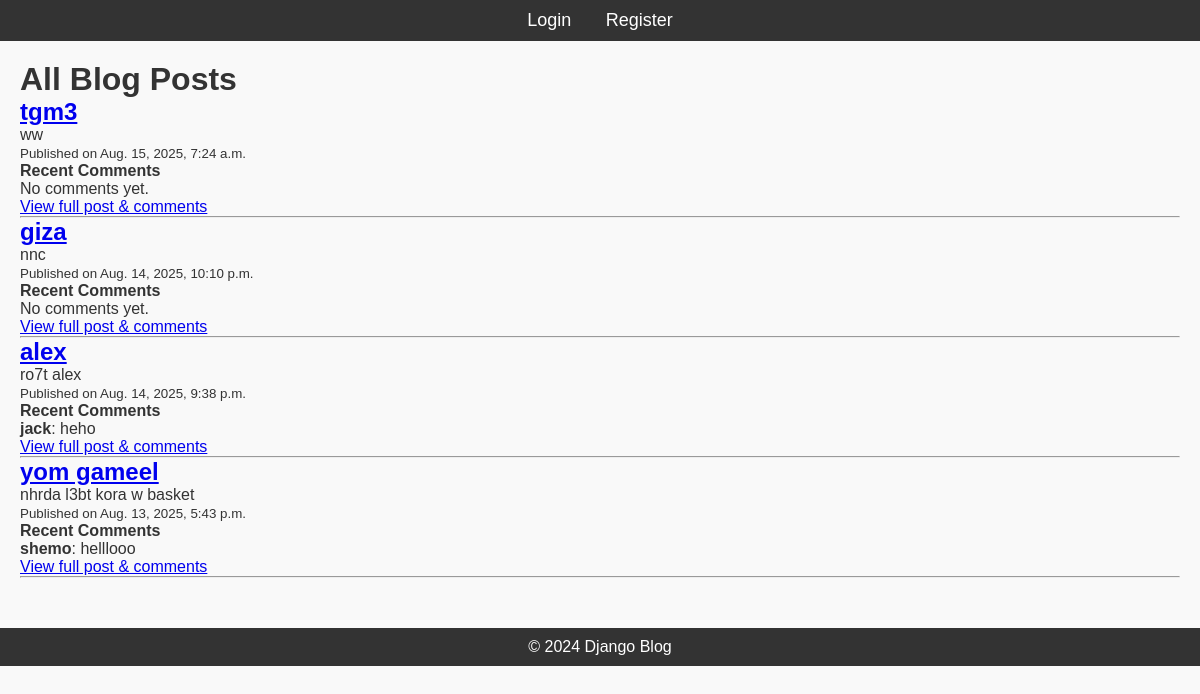
/posts/, run on the app's committed database.
### blog/models.py (models this page shows, shortened)
class Post(models.Model):
    title = models.CharField(max_length=200)
    content = models.TextField()
    published_date = models.DateTimeField(auto_now_add=True)
    author = models.ForeignKey(User, on_delete=models.CASCADE)
    tags = TaggableManager()

class Comment(models.Model):
    post=models.ForeignKey(Post, on_delete=models.CASCADE, related_name='comments')
    author=models.ForeignKey(User, on_delete=models.CASCADE)
    content=models.TextField()
    created_at=models.DateTimeField(auto_now_add=True)
    updated_at=models.DateTimeField(auto_now=True)

### blog/views.py (the view)
# urls.py: path("posts/", PostListView.as_view(), name="post-list"),
class PostListView(ListView):
    model = Post
    template_name = 'blog/post_list.html'
    context_object_name = 'posts'
    ordering = ['-published_date']
    paginate_by = 5

### blog/templates/blog/post_list.html
{% extends "blog/base.html" %}
{% block content %}
  <h1>All Blog Posts</h1>
  {% for post in posts %}
    <div class="post-snippet">
      <h2><a href="{% url 'post-detail' post.pk %}">{{ post.title }}</a></h2>
      <p>{{ post.content|truncatewords:30 }}</p>
      <small>Published on {{ post.published_date }}</small>
      <h4>Recent Comments</h4>
      {% for comment in post.comments.all|slice:":2" %}
        <div class="comment-preview">
          <strong>{{ comment.author.username }}</strong>: {{ comment.content|truncatewords:10 }}
        </div>
      {% empty %}
        <p>No comments yet.</p>
      {% endfor %}
      <a href="{% url 'post-detail' post.pk %}">View full post & comments</a>
    </div>
    <hr>
  {% endfor %}
{% endblock %}

### static/css/styles.css (style rules this page uses)
* { margin: 0; padding: 0; box-sizing: border-box; }
body { font-family: Arial, sans-serif; background-color: #f9f9f9; color: #333; }

### data on the page
Post: title "tgm3", content "ww", published_date "Aug. 15, 2025, 7:24 a.m."
Post: title "giza", content "nnc", published_date "Aug. 14, 2025, 10:10 p.m."
Post: title "alex", content "ro7t alex", published_date "Aug. 14, 2025, 9:38 p.m."
Comment: author.username "jack", content "heho"
Post: title "yom gameel", content "nhrda l3bt kora w basket", published_date "Aug. 13, 2025, 5:43 p.m."
Comment: author.username "shemo", content "helllooo"
